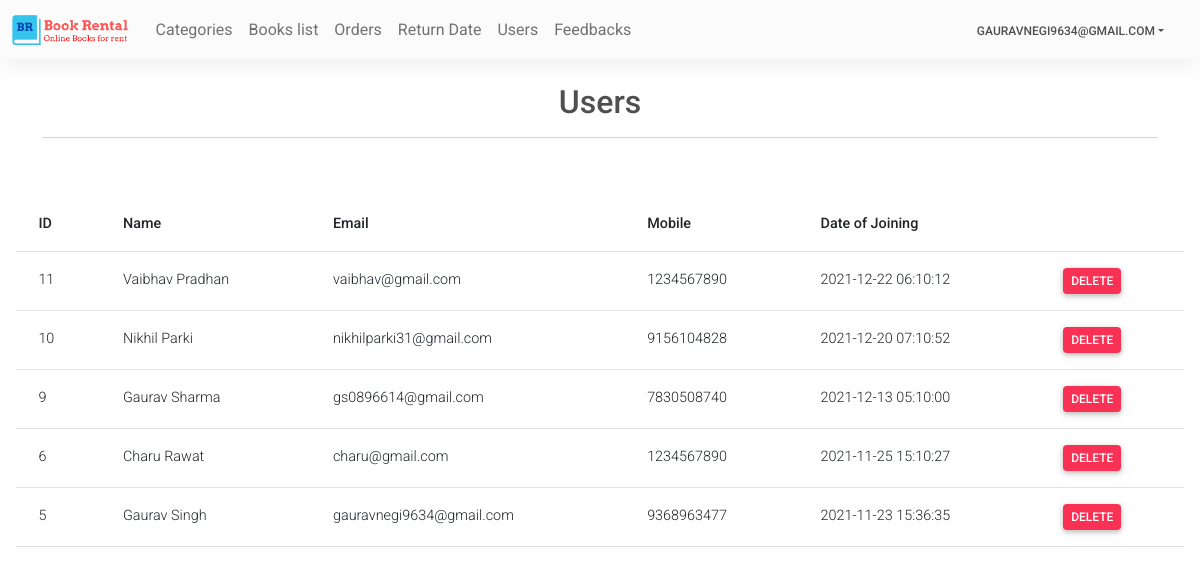
The app's page /Admin/users.php (signed in) with its own data.
### tables this page shows
CREATE TABLE `users` (
  `id` int(11) NOT NULL,
  `name` varchar(80) NOT NULL,
  `email` varchar(50) NOT NULL,
  `mobile` bigint(20) NOT NULL,
  `doj` datetime NOT NULL,
  `password` varchar(255) NOT NULL
);

### Admin/users.php (the view, shortened to what this page needs)
<?php
require('topNav.php');
$sql = "select * from users order by id desc";
$res = mysqli_query($con, $sql);
?>
<main>
    <div class="container pt-4">
        <h4 class="fs-2 text-center ">Users</h4>
        <hr>
        <br>
    </div>
    <div class="card-body">
        <table class="table">
            <thead>
                <tr>
                    <th>ID</th>
                    <th>Name</th>
                    <th>Email</th>
                    <th>Mobile</th>
                    <th>Date of Joining</th>
                    <th></th>
                </tr>
            </thead>
            <tbody>
                <?php
        while ($row = mysqli_fetch_assoc($res)) { ?>
                <tr>
                    <td> <?php echo $row['id'] ?> </td>
                    <td> <?php echo $row['name'] ?> </td>
                    <td> <?php echo $row['email'] ?> </td>
                    <td> <?php echo $row['mobile'] ?> </td>
                    <td> <?php echo $row['doj'] ?> </td>
                    <td> <?php echo "<a class='link-white btn btn-danger px-2 py-1' href='?type=delete&id=" . $row['id'] .
                    "'>Delete</a>"; ?>
                    </td>
                </tr>
                <?php } ?>
            </tbody>
        </table>
    </div>
</main>
</body>
</html>

### records on screen
users: id "11", name "Vaibhav Pradhan", email "vaibhav@gmail.com", mobile "1234567890", doj "2021-12-22 06:10:12"
users: id "10", name "Nikhil Parki", email "nikhilparki31@gmail.com", mobile "9156104828", doj "2021-12-20 07:10:52"
users: id "9", name "Gaurav Sharma", email "gs0896614@gmail.com", mobile "7830508740", doj "2021-12-13 05:10:00"
users: id "6", name "Charu Rawat", email "charu@gmail.com", mobile "1234567890", doj "2021-11-25 15:10:27"
users: id "5", name "Gaurav Singh", email "gauravnegi9634@gmail.com", mobile "9368963477", doj "2021-11-23 15:36:35"

### other values on screen
$userName "GAURAVNEGI9634@GMAIL.COM"
